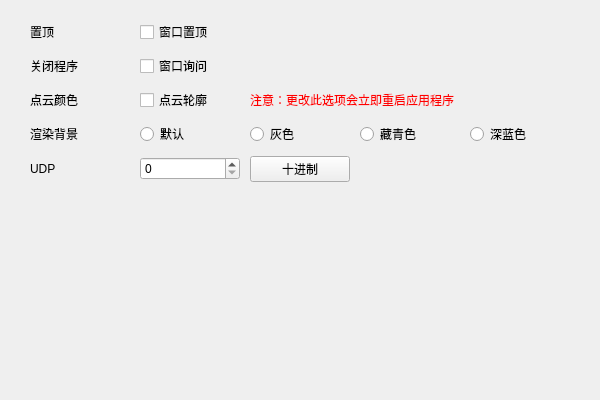
<?xml version="1.0" encoding="UTF-8"?>
<ui version="4.0">
 <class>SetDialog</class>
 <widget class="QWidget" name="SetDialog">
  <property name="geometry">
   <rect>
    <x>0</x>
    <y>0</y>
    <width>600</width>
    <height>400</height>
   </rect>
  </property>
  <property name="windowTitle">
   <string>Form</string>
  </property>
  <layout class="QVBoxLayout" name="verticalLayout">
   <property name="spacing">
    <number>10</number>
   </property>
   <property name="leftMargin">
    <number>10</number>
   </property>
   <property name="topMargin">
    <number>10</number>
   </property>
   <property name="rightMargin">
    <number>10</number>
   </property>
   <property name="bottomMargin">
    <number>10</number>
   </property>
   <item>
    <widget class="QWidget" name="widget" native="true">
     <layout class="QGridLayout" name="gridLayout">
      <property name="leftMargin">
       <number>20</number>
      </property>
      <property name="topMargin">
       <number>10</number>
      </property>
      <property name="rightMargin">
       <number>20</number>
      </property>
      <property name="bottomMargin">
       <number>10</number>
      </property>
      <property name="spacing">
       <number>10</number>
      </property>
      <item row="3" column="3">
       <widget class="QRadioButton" name="rdoNavyBlue">
        <property name="text">
         <string>藏青色</string>
        </property>
       </widget>
      </item>
      <item row="5" column="2">
       <spacer name="verticalSpacer">
        <property name="orientation">
         <enum>Qt::Vertical</enum>
        </property>
        <property name="sizeHint" stdset="0">
         <size>
          <width>20</width>
          <height>40</height>
         </size>
        </property>
       </spacer>
      </item>
      <item row="3" column="0">
       <widget class="QLabel" name="label_3">
        <property name="text">
         <string>渲染背景</string>
        </property>
       </widget>
      </item>
      <item row="4" column="2">
       <widget class="QPushButton" name="btnUdpBase">
        <property name="text">
         <string>十进制</string>
        </property>
       </widget>
      </item>
      <item row="3" column="1">
       <widget class="QRadioButton" name="rdoDefault">
        <property name="text">
         <string>默认</string>
        </property>
       </widget>
      </item>
      <item row="4" column="0">
       <widget class="QLabel" name="label_4">
        <property name="text">
         <string>UDP</string>
        </property>
       </widget>
      </item>
      <item row="4" column="1">
       <widget class="QSpinBox" name="spbUdpPort"/>
      </item>
      <item row="0" column="0">
       <widget class="QLabel" name="label">
        <property name="text">
         <string>置顶</string>
        </property>
       </widget>
      </item>
      <item row="3" column="2">
       <widget class="QRadioButton" name="rdoGray">
        <property name="text">
         <string>灰色</string>
        </property>
       </widget>
      </item>
      <item row="1" column="1">
       <widget class="QCheckBox" name="chbInquiry">
        <property name="text">
         <string>窗口询问</string>
        </property>
       </widget>
      </item>
      <item row="3" column="4">
       <widget class="QRadioButton" name="rdoDarkBlue">
        <property name="text">
         <string>深蓝色</string>
        </property>
       </widget>
      </item>
      <item row="1" column="0">
       <widget class="QLabel" name="label_2">
        <property name="text">
         <string>关闭程序</string>
        </property>
       </widget>
      </item>
      <item row="0" column="1">
       <widget class="QCheckBox" name="chbTop">
        <property name="text">
         <string>窗口置顶</string>
        </property>
       </widget>
      </item>
      <item row="2" column="0">
       <widget class="QLabel" name="label_5">
        <property name="text">
         <string>点云颜色</string>
        </property>
       </widget>
      </item>
      <item row="2" column="1">
       <widget class="QCheckBox" name="chbColorBasis">
        <property name="text">
         <string>点云轮廓</string>
        </property>
       </widget>
      </item>
      <item row="2" column="2" colspan="3">
       <widget class="QLabel" name="label_6">
        <property name="styleSheet">
         <string notr="true">color: rgb(255, 0, 0);</string>
        </property>
        <property name="text">
         <string>注意：更改此选项会立即重启应用程序</string>
        </property>
       </widget>
      </item>
     </layout>
    </widget>
   </item>
  </layout>
 </widget>
 <resources/>
 <connections/>
</ui>
